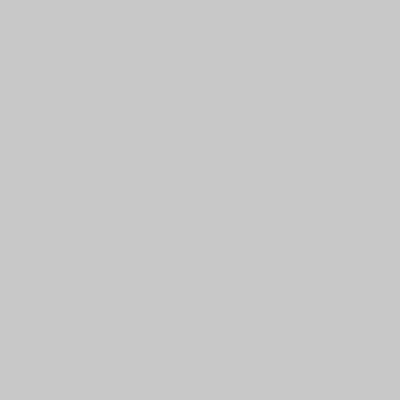
Frame 1 (no input)
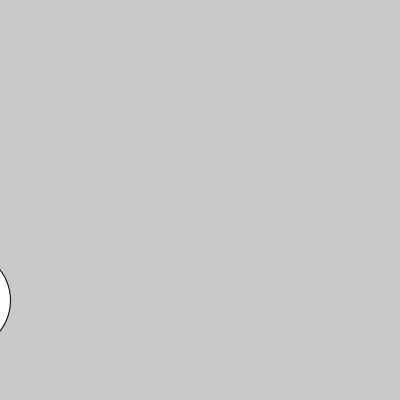
Frame 60 (the mouse pressed at the canvas centre just before this capture)
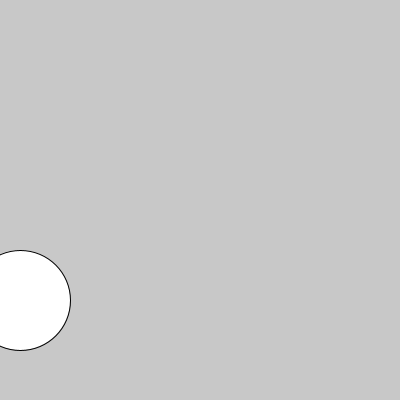
Frame 120 (the mouse held since frame 60 and released just before this capture)

The Processing sketch that drew these frames (run headless with seeded random() and noise(); from frame 60 on, the mouse is pressed at the canvas centre):

// Processing sketch: if_ellipse_inc
// ── if_ellipse_inc.pde
int radio = 50;
float posX = -100;

void setup(){
  size(400,400);
}

void draw(){
  background(200);
  
  if(mouseX > width/2){
    ellipse(mouseX, mouseY, radio * 2, radio * 2);
  }else{
    posX = posX + 1;
  }
  
  ellipse(posX, 300, 100, 100);
  println(radio);
  
}
